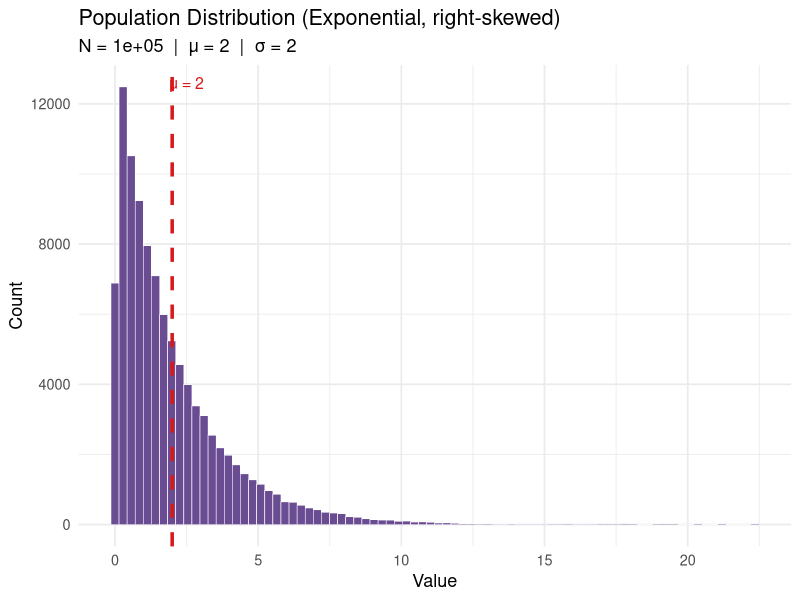
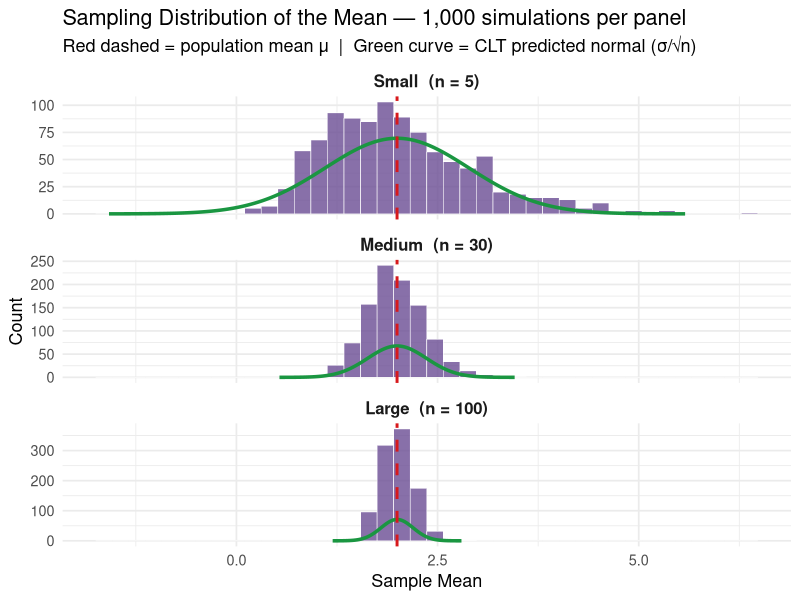
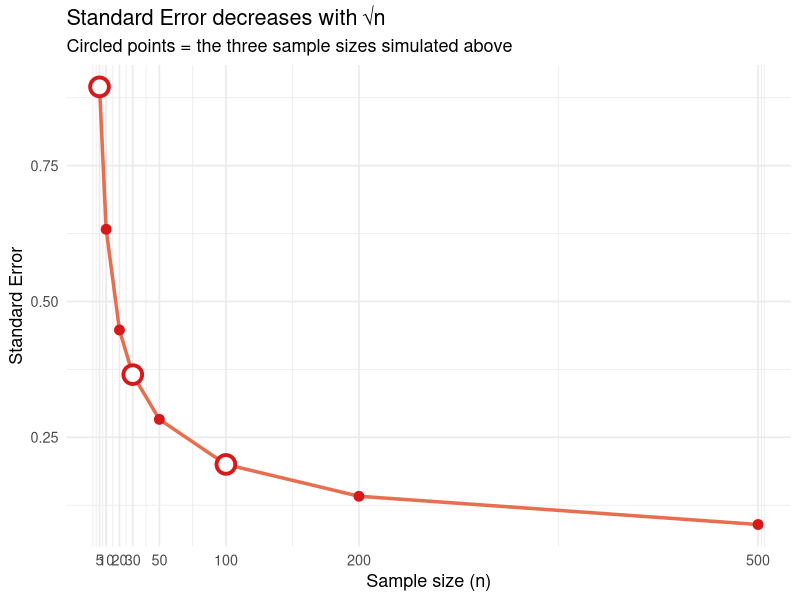

Write the R code that produced these figures, in order.
## ---- chunk 1
knitr::opts_chunk$set(echo = TRUE, message = FALSE, warning = FALSE)
library(ggplot2)
library(dplyr)
library(tidyr)
library(purrr)

set.seed(42)
## ---- chunk 2
N <- 100000  # large population
population <- rexp(N, rate = 0.5)  # exponential: mean = 2, SD = 2, strongly right-skewed

pop_mean <- mean(population)
pop_sd   <- sd(population)

cat(sprintf("Population mean:  %.3f\n", pop_mean))
cat(sprintf("Population SD:    %.3f\n", pop_sd))
## ---- chunk 3
ggplot(data.frame(x = population), aes(x = x)) +
  geom_histogram(bins = 80, fill = "#6a4c93", color = "white", linewidth = 0.2) +
  geom_vline(xintercept = pop_mean, color = "#d7191c", linewidth = 1.2, linetype = "dashed") +
  annotate("text", x = pop_mean + 0.5, y = Inf, label = paste("μ =", round(pop_mean, 2)),
           vjust = 2, color = "#d7191c", size = 4) +
  labs(
    title = "Population Distribution (Exponential, right-skewed)",
    subtitle = paste0("N = ", format(N, big.mark = ","), "  |  μ = ", round(pop_mean, 2),
                      "  |  σ = ", round(pop_sd, 2)),
    x = "Value", y = "Count"
  ) +
  theme_minimal(base_size = 13)
## ---- chunk 4
#' Draw `n_sims` samples of size `n` from `pop`, return vector of sample means
sample_means <- function(pop, n, n_sims = 1000) {
  replicate(n_sims, mean(sample(pop, size = n, replace = FALSE)))
}

sample_sizes <- c(small = 5, medium = 30, large = 100)
n_sims       <- 1000

results <- map_dfr(
  sample_sizes,
  ~ data.frame(sample_mean = sample_means(population, .x, n_sims)),
  .id = "size"
) |>
  mutate(
    size = factor(size, levels = c("small", "medium", "large"),
                  labels = c("Small  (n = 5)", "Medium  (n = 30)", "Large  (n = 100)"))
  )
## ---- chunk 5
# Compute the theoretical normal overlay for each panel
overlay_df <- data.frame(
  size = factor(
    c("Small  (n = 5)", "Medium  (n = 30)", "Large  (n = 100)"),
    levels = c("Small  (n = 5)", "Medium  (n = 30)", "Large  (n = 100)")
  ),
  n = c(5, 30, 100)
) |>
  mutate(
    se = pop_sd / sqrt(n),
    x_min = pop_mean - 4 * se,
    x_max = pop_mean + 4 * se
  )

# Build a fine grid of x values per panel for the normal curve
normal_curves <- overlay_df |>
  rowwise() |>
  reframe(
    size = size,
    x    = seq(x_min, x_max, length.out = 400),
    y    = dnorm(x, mean = pop_mean, sd = pop_sd / sqrt(n))
  )

# Scale the density curve to match the histogram's count axis
bin_width <- results |>
  group_by(size) |>
  summarise(bw = diff(range(sample_mean)) / 40, .groups = "drop")

normal_curves <- normal_curves |>
  left_join(bin_width, by = "size") |>
  mutate(y_scaled = y * n_sims * bw)

ggplot(results, aes(x = sample_mean)) +
  geom_histogram(bins = 40, fill = "#6a4c93", color = "white", linewidth = 0.2, alpha = 0.8) +
  geom_line(data = normal_curves, aes(x = x, y = y_scaled),
            color = "#1a9641", linewidth = 1.2) +
  geom_vline(xintercept = pop_mean, color = "#d7191c",
             linewidth = 1, linetype = "dashed") +
  facet_wrap(~ size, ncol = 1, scales = "free_y") +
  labs(
    title    = "Sampling Distribution of the Mean — 1,000 simulations per panel",
    subtitle = "Red dashed = population mean μ  |  Green curve = CLT predicted normal (σ/√n)",
    x        = "Sample Mean",
    y        = "Count"
  ) +
  theme_minimal(base_size = 13) +
  theme(strip.text = element_text(face = "bold", size = 12))
## ---- chunk 6
ns <- c(5, 10, 20, 30, 50, 100, 200, 500)

se_df <- data.frame(
  n  = ns,
  SE = pop_sd / sqrt(ns)
)

knitr::kable(se_df, digits = 3,
             col.names = c("Sample size (n)", "Standard Error (σ/√n)"))
## ---- chunk 7
ggplot(se_df, aes(x = n, y = SE)) +
  geom_line(color = "#e76f51", linewidth = 1.2) +
  geom_point(color = "#d7191c", size = 3) +
  geom_point(data = filter(se_df, n %in% c(5, 30, 100)),
             color = "#d7191c", size = 5, shape = 21, fill = "white", stroke = 2) +
  scale_x_continuous(breaks = ns) +
  labs(
    title    = "Standard Error decreases with √n",
    subtitle = "Circled points = the three sample sizes simulated above",
    x        = "Sample size (n)",
    y        = "Standard Error"
  ) +
  theme_minimal(base_size = 13)
